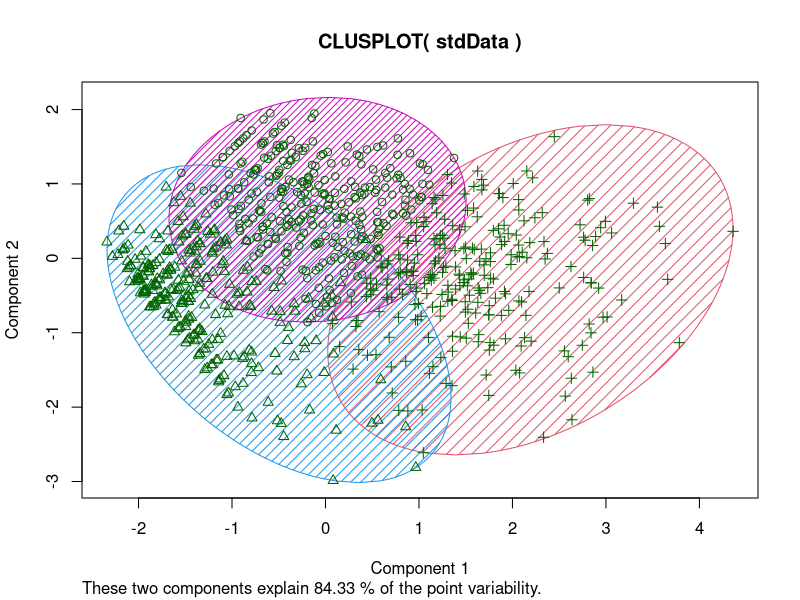
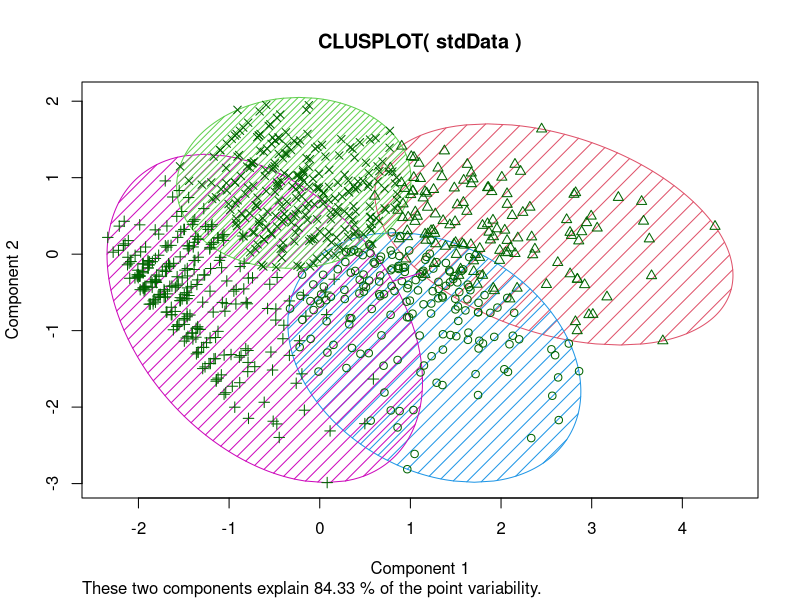
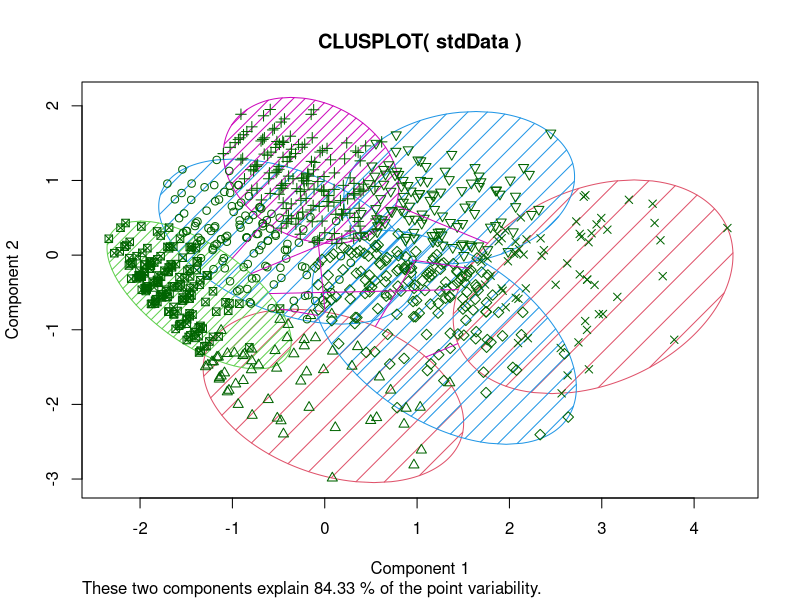
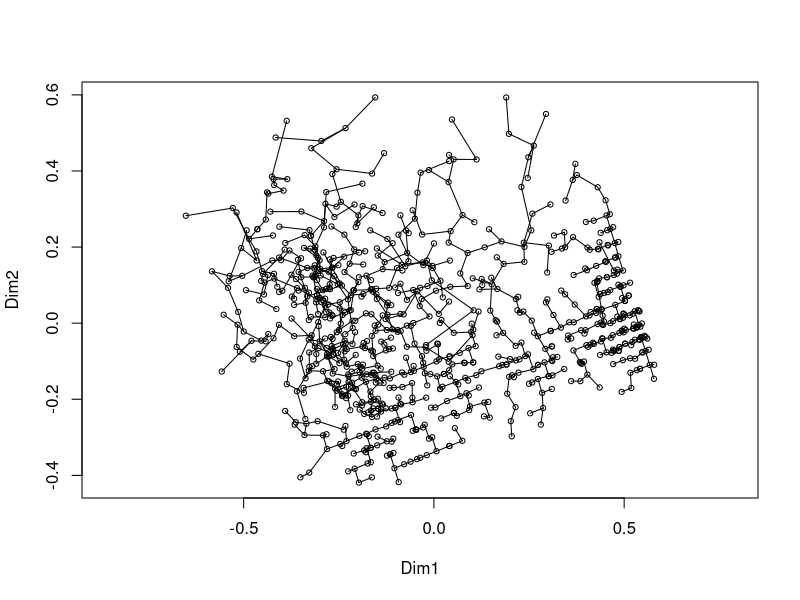
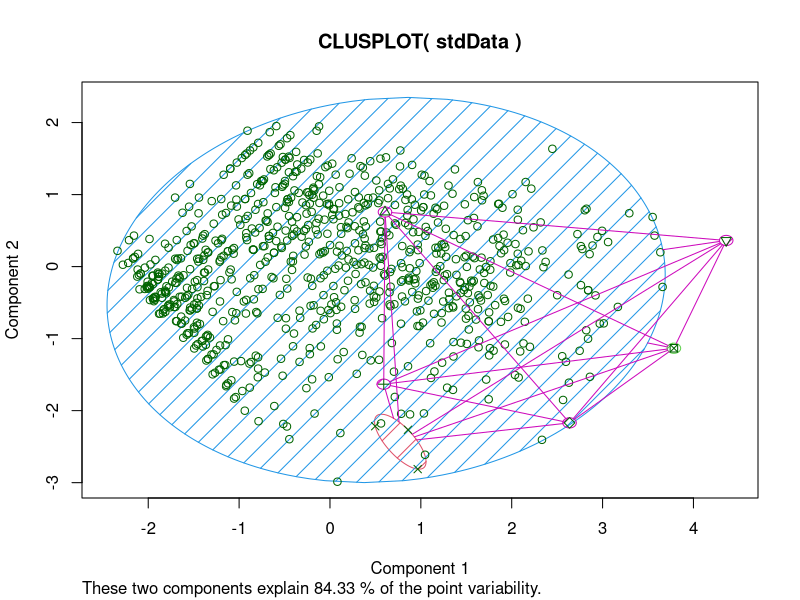
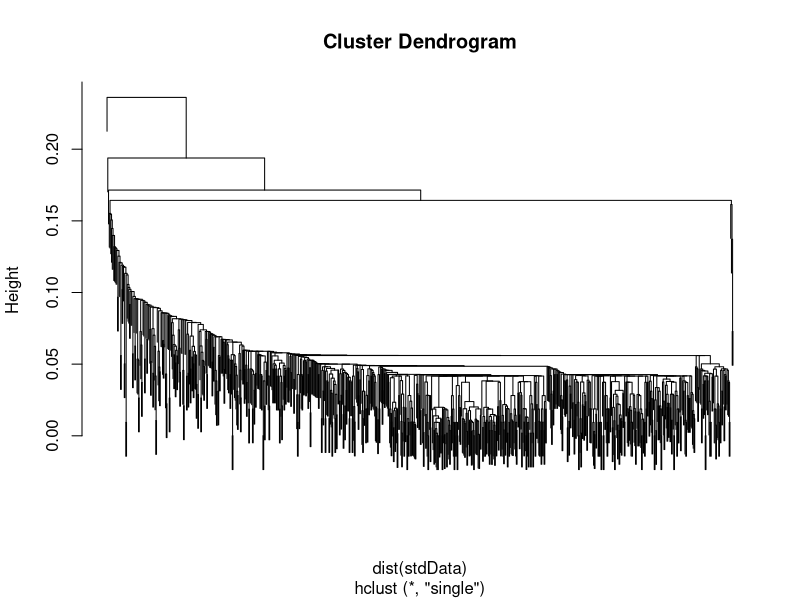
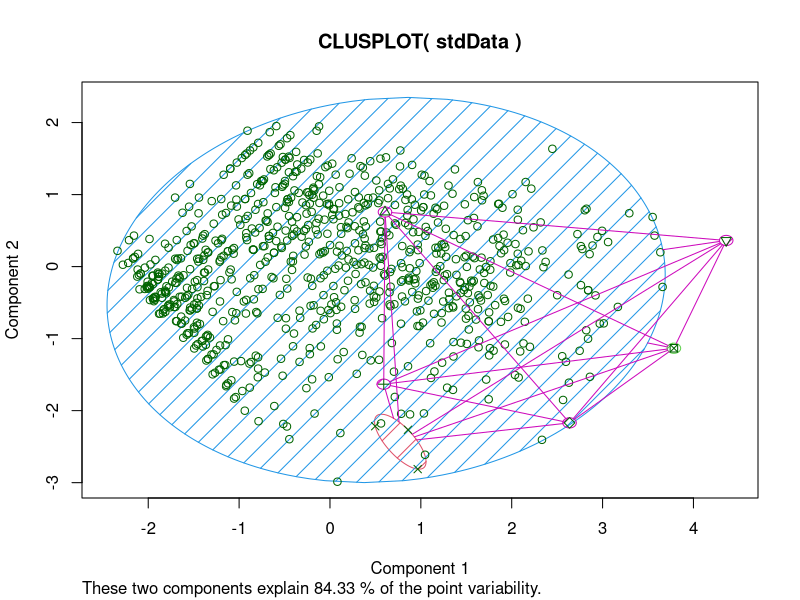

The R source for these figures, in order:
## ---- chunk 1
#standardization with the normalization over ranges
standardize <- function(x) {
    y <- (x - mean(x))/(max(x)-min(x))
    y
}
#libraries
library(vegan)
library(stats)
library(cluster)
require(graphics)
## ---- chunk 2
data = read.csv("data.csv", sep = ",") #read the data
data <- data[,4:6]
stdData <- as.data.frame(lapply(data, standardize)) #preprocessing
cl3 <- kmeans(stdData, 3)
cl3$tot.withinss #total within-cluster sum of squares
# Cluster Plot against 1st 2 principal components
clusplot(stdData, cl3$cluster, color=TRUE, shade=TRUE)
cl4 <- kmeans(stdData, 4)
cl4$tot.withinss #total within-cluster sum of squares
# Cluster Plot against 1st 2 principal components
clusplot(stdData, cl4$cluster, color=TRUE, shade=TRUE)
cl7 <- kmeans(stdData, 7)
cl7$tot.withinss #total within-cluster sum of squares
# Cluster Plot against 1st 2 principal components
clusplot(stdData, cl7$cluster, color=TRUE, shade=TRUE)
## ---- chunk 3
dis <- dist(stdData) #dissimilarity data
tr <- spantree(dis, toolong = 0) #build an MST
plot(tr, cmdscale(dis)) #plot an MST
for(i in 1:6) #loop for finding 6 maximum edges in MST
{
  m <- which.max(tr$dist)
  tr$dist[m] <- NA
}
m <- which.max(tr$dist)
tres <- tr$dist[m] + 0.00001 #set a treshold
j <- distconnected(dis, toolong = tres) #find connected components in MST after deleting 6 edges
clusplot(stdData, j, color=TRUE, shade=TRUE) #plot clusters
## ---- chunk 4
hc <- hclust(dist(stdData), method = "single")
plot(hc, labels = FALSE)
memb <- cutree(hc, k = 7)
clusplot(stdData, memb, color=TRUE, shade=TRUE)
